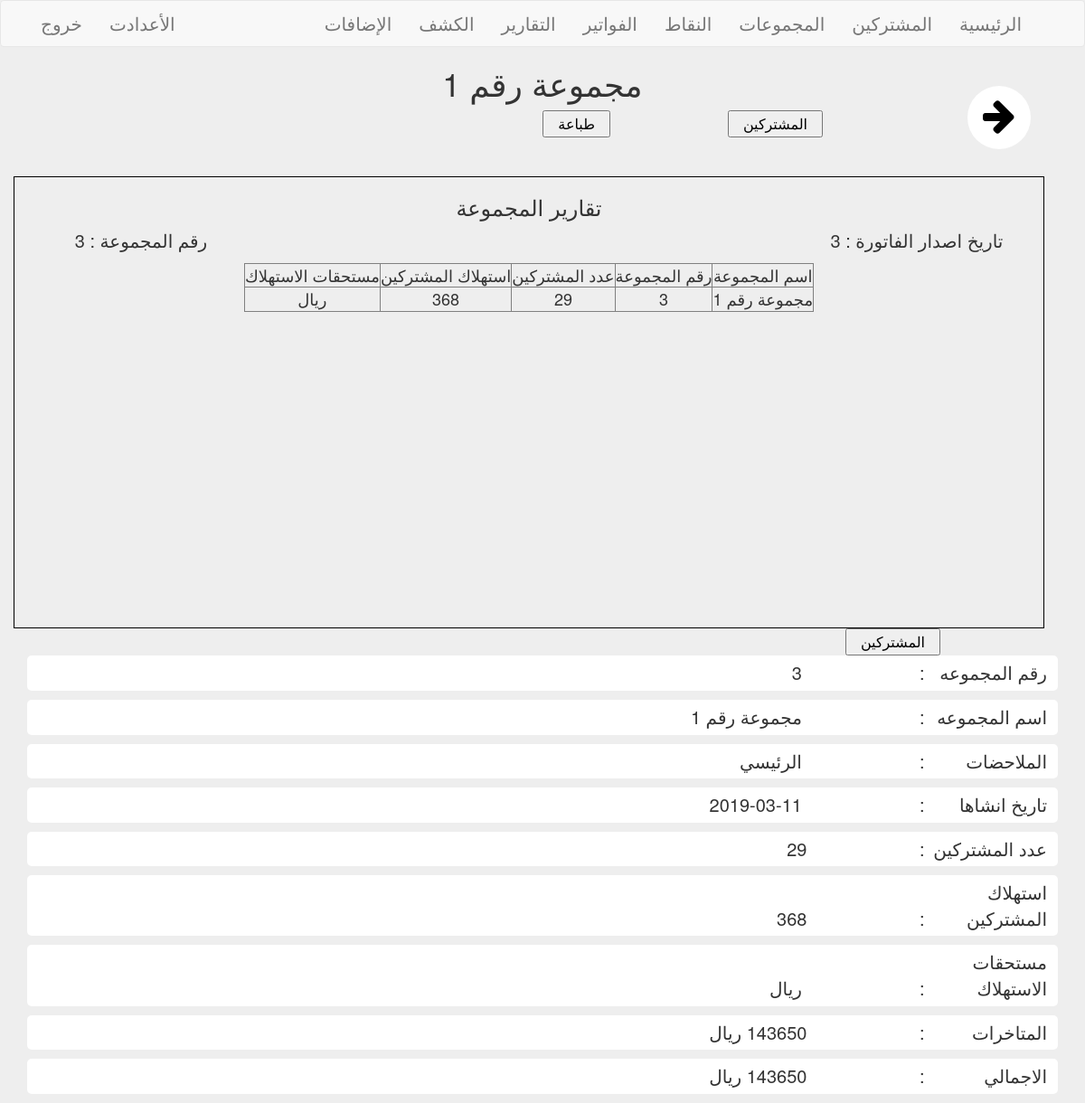
The app's page /groups.php?do=ViewGroup&group_id=30 (signed in) with its own data.
### tables this page shows
CREATE TABLE `groups` (
  `group_id` int(11) NOT NULL,
  `name_group` varchar(255) NOT NULL,
  `num_group` int(11) NOT NULL,
  `group_title` text NOT NULL,
  `date` date NOT NULL,
  `groupuser` int(11) NOT NULL
);

### groups.php (the view, shortened to what this page needs)
<?php
	if(isset($_SESSION['userhome'])) {
    include "ini.ttf";
    $do = isset($_GET["do"]) ? $_GET["do"] : 'Manage';
    $sort = $_GET["sort"];
    $usernow = $_SESSION["login"];
    if ( $do == "Manage" ){
        if ( !isset($_GET["seargrou"]) ) {
            $stmt = $con->prepare("SELECT * FROM `groups` WHERE  groupuser = ?");
            $stmt->execute(array($usernow));
            $rows = $stmt->fetchAll();
        }else {
            $input = $_GET["seargrou"];
            $typesear = " groupuser = " . $usernow . " AND " . $_GET["typesear"];
            $memname = search("*","`groups`", $typesear, "'%$input%'","ORDER BY group_id $sort");
            $rows = $memname->fetchAll();
        }
        echo "<div class='container'>";
        echo "<div class='all-btns'>";
            echo "<a href='?do=Addgroup' class='btn btn-primary btn-root'>إضافة مجموعة</a>";
            echo "<div class='search'>";
                echo "<form action='?do=searchphoto' method='GET'>";
                    echo "<input type='search' value='". $input ."' name='seargrou' placeholder='بحث في ...' class='form-control search' />"; ?>
                    <select class='btn btn-success' name='typesear'>
                        <option value='name_group'>اسم المجموعة</option>
                        <option <?php if ( $_GET["typesear"] == "num_group" ) { echo "selected"; } ?> value='num_group'>رقم المجموعة</option>
                    </select>
                </form>
                <?php
            echo "</div>"; ?>
            <div class='pull-left sort'>
                <span>ترتيب : </span>
                    <a <?php if( isset($_GET["seargrou"]) ) {echo "href='?seargrou=" . $input . "&typesear=" . $typesear . "&sort=DESC'";} else { echo "href='?sort=DESC'"; } ?> class='<?php if (isset($sort) && $sort == "DESC"){echo "color";} ?>'>تنازلي</a> |
                    <a <?php if( isset($_GET["seargrou"]) ) {echo "href='?seargrou=" . $input . "&typesear=" . $typesear . "&sort=ASC'";} else { echo "href='?sort=ASC'"; } ?> class='<?php if (isset($sort) && $sort == "ASC"){echo "color";}elseif (!isset($sort) && $sort !== "ASC"){ echo "color";  }?>'>تصاعدي</a>
                <?php
            echo "</div>";
            echo "</div>";
        echo "</div>";
        if ( isset($_GET["seargrou"])) {
        $rowcounts = $memname->rowCount();
        if ( $rowcounts > 0 ) {
        echo "<div class='data-members'>";
            echo "<table ='table-responsive text-center'>";
                    echo "<tr>";
                        echo "<td>دليل المجموعة</td>";
                        echo "<td>اسم المجموعة</td>";
                        echo "<td>رقم المجموعة</td>";
                        echo "<td>تاريخ الإضافة</td>";
                        echo "<td>عدد المشتركين</td>";
                        echo "<td>التحكم</td>";
                    echo "</tr>";
                    foreach ( $rows as $row ) {
                        $mem_group = $row["group_id"];
                        $stmt = $con->prepare("SELECT * FROM `mem-shr` WHERE mem_group = ?");
                        $stmt->execute(array($mem_group));
                        $rowmem = $stmt->rowCount();
                        echo "<tr>";
                            echo "<td>" . $row["group_id"] . "</td>";
                            if ( isset($_GET["group_id"]) && $_GET["group_id"]   == $row["group_id"] ){
                                echo "<td id='". $row["group_id"] ."'><a  class='red' href='?do=ViewGroup&group_id=" .  $row["group_id"] . "'>" . $row["name_group"] . "</a></td>";
                            }else {
                                echo "<td><a href='?do=ViewGroup&group_id=" .  $row["group_id"] . "'>" . $row["name_group"] . "</a></td>";
                            }
                            echo "<td>" . $row["num_group"] . "</td>";
                            echo "<td>" . $row["date"] . "</td>";
                            echo "<td>" . $rowmem . "</td>";
                            echo "<td><a href='?do=Deletegroup&group_id=". $row["group_id"] ."' class='text-danger confirm'> حذف </a><a href='?do=Editgroup&group_id=" . $row["group_id"] . "' class='text-success'> تعديل </a></td>";
                        echo "</tr>";
                    }
                }else {
                    echo "<h1 class='text-center'>لا يوجد اي نتائج</h1>";
                }
                    echo '<div class="rowcount">عدد النتائج : '. $rowcounts .'</div>';
            }
                    if ( !isset($_GET["seargrou"]) ) {
                        echo "<div class='data-members'>";
                            echo "<table ='table-responsive text-center'>";
                                    echo "<tr>";
                                        echo "<td>دليل المجموعة</td>";
                                        echo "<td>اسم المجموعة</td>";
                                        echo "<td>رقم المجموعة</td>";
                                        echo "<td>تاريخ الإضافة</td>";
                                        echo "<td>عدد المشتركين</td>";
                                        echo "<td>التحكم</td>";
                                    echo "</tr>";
                                    foreach ( $rows as $row ) {
                                        $mem_group = $row["group_id"];
                                        $stmt = $con->prepare("SELECT * FROM `mem-shr` WHERE mem_group = ?");
                                        $stmt->execute(array($mem_group));
                                        $rowmem = $stmt->rowCount();
                                        echo "<tr>";
                                            echo "<td>" . $row["group_id"] . "</td>";
                                            if ( isset($_GET["group_id"]) && $_GET["group_id"]   == $row["group_id"] ){
                                                echo "<td id='". $row["group_id"] ."'><a  class='red' href='?do=ViewGroup&group_id=" .  $row["group_id"] . "'>" . $row["name_group"] . "</a></td>";
                                            }else {
                                                echo "<td><a href='?do=ViewGroup&group_id=" .  $row["group_id"] . "'>" . $row["name_group"] . "</a></td>";
                                            }
                                            echo "<td>" . $row["num_group"] . "</td>";
                                            echo "<td>" . $row["date"] . "</td>";
                                            echo "<td>" . $rowmem . "</td>";
                                            echo "<td><a href='?do=Deletegroup&group_id=". $row["group_id"] ."' class='text-danger confirm'> حذف </a><a href='?do=Editgroup&group_id=" . $row["group_id"] . "' class='text-success'> تعديل </a></td>";
                                        echo "</tr>";
                                    }
                                }
                echo "</table>";
        echo "</div>";
    }elseif ( $do == "ViewGroup" ) {
        $group_id = $_GET["group_id"];
        $stmt = $con->prepare("SELECT * FROM `mem-shr` WHERE mem_group = ?");
        $stmt->execute(array($group_id));
        $rowmem = $stmt->rowCount();
        $select = $con->prepare("SELECT * FROM `groups` WHERE groupuser = ? AND group_id = ?");
        $select->execute(array($usernow,$group_id));
        $rowcountgroups = $select->rowCount();
        $fetch = $select->fetch();
        $select = $con->prepare("SELECT SUM(relast) AS allrelast,  SUM(renow) AS allrenow  FROM `groups` INNER  JOIN `mem-shr` ON `mem-shr`.`mem_group` = `groups`.`group_id` WHERE mem_group = ? ");
        $select->execute(array($group_id));
        $sumread = $select->fetch();
        $allend = $con->prepare("SELECT SUM(sum_countgo) AS allends, price_going, SUM(shaer) AS shaer FROM `photo` INNER  JOIN `mem-shr` ON `mem-shr`.`sys_id` = `photo`.`sysid_ph` WHERE mem_group = ?");
        $allend->execute(array($group_id));
        $allends = $allend->fetch();
        $give = $con->prepare("SELECT SUM(end_cou) AS allgiveins FROM `ends` INNER  JOIN `mem-shr` ON `mem-shr`.`sys_id` = `ends`.`id_mem` WHERE mem_group = ? AND ends_status = 1");
        $give->execute(array($group_id));
        $togive = $give->fetch();
        $givends = $allends["allends"] - $togive["allgiveins"];
        $sumgroupgoing =  $sumread["allrenow"] - $sumread["allrelast"];
        if ( $rowcountgroups > 0 ) {
        $latest = $givends - $sumgoinshar;
        echo "<h1 class='text-center no-print'>" . $fetch["name_group"] . "</h1>";
        echo "<div class='container' >";
            echo "<a href='?group_id=" . $fetch["group_id"] . "#". $fetch["group_id"] ."' class='no-print btn-back'><i class='fa fa-arrow-right fa-3x'></i></a>";
            echo "<a class='no-print' href='mrmshar.php?groupid=". $fetch["group_id"] ."'><button>المشتركين</button></a>";
            echo "<a class='no-print' onclick='window.print();' href='mrmshar.php?groupid=". $fetch["group_id"] ."'><button>طباعة</button></a>";
            ?>
            <div class="bill-group ">
                <div class="container">
                    <div class="bill">
                        <table border="1" class="text-center">
                            <h3 class="text-center"> تقارير المجموعة </h3>
                            <p class="pull-left"> رقم المجموعة  : <?php echo $fetch["num_group"] ; ?></p>
                            <p> تاريخ اصدار الفاتورة : <?php echo $fetch["num_group"] ; ?></p>
                            <tr>
                                <td>اسم المجموعة</td>
                                <td>رقم المجموعة</td>
                                <td>عدد المشتركين</td>
                                <td>استهلاك المشتركين</td>
                                <td>مستحقات الاستهلاك</td>
                            </tr>
                            <tr>
                            <?php
                                echo "<td>" . $fetch["name_group"] . "</td>";
                                echo "<td>" . $fetch["num_group"] . "</td>";
                                echo "<td>" . $rowmem ."</td>";
                                echo "<td>" .  $sumgroupgoing . "</td>";
                                echo "<td>" .  $sumgoinshar ." ريال </td>";
                            ?>
                            </tr>
                        </table>
                    </div>
                </div>
            </div>
            <?php
            echo "<a class='no-print' href='mrmshar.php?groupid=". $fetch["group_id"] ."'><button>المشتركين</button></a>";
            echo "<div class='detels no-print'>";
                echo "<p> <span>رقم المجموعه</span> <span>:</span> " . $fetch["num_group"] . "</p>";
                echo "<p> <span>اسم المجموعه</span> <span>:</span> " . $fetch["name_group"] . "</p>";
                echo "<p> <span>الملاحضات</span> <span>:</span> " . $fetch["group_title"] . "</p>";
                echo "<p> <span>تاريخ انشاها</span> <span>:</span> " . $fetch["date"] . "</p>";
                echo "<p> <span>عدد المشتركين</span> <span>:</span>" . $rowmem ."</p>";
                echo "<p> <span>استهلاك المشتركين</span> <span>:</span>" .  $sumgroupgoing . "</p>";
                echo "<p> <span> مستحقات الاستهلاك</span> <span>:</span>" .  $sumgoinshar ." ريال </p>";
                echo "<p> <span>المتاخرات</span> <span>:</span>" .  $latest  ." ريال </p>";
                echo "<p> <span>الاجمالي</span> <span>:</span>" .  $givends ." ريال </p>";
            echo "</div>";
        echo "</div>";
    }else {
        header("location: ?");
    }
    }elseif ( $do == "Deletegroup" ) {
        $group_id = $_GET["group_id"];
        $stmt = $con->prepare("DELETE FROM `groups` WHERE `group_id` = ?");
        $stmt->execute(array($group_id));
        header("location: groups.php");
        echo "<h1 class='text-center'>تم حذف المجموعة بنجاح</h1>";
    }
    include "footer.php";
} else {
    header("location:index.php");
	exit();
}

### data/wsc/style.css (style rules this page uses)
* { box-sizing: border-box; }
body { padding: 0; margin: 0; background: #eee }
tr { text-align: center; }
td, th { padding: 0; }
.bill-group .bill { border: 1px solid #000; height: 500px }
.bill-group .bill table { text-align: center; margin:0 auto; }
.bill-group .bill p { font-size: 20px; min-width: 280px; display: inline-block; text-align: center }
.bill-group .bill table td { font-size: 18px; min-width: 100px; }

### data/wsc/ara.css (style rules this page uses)
.btn-back i { background: #fff; padding: 8px; border-radius: 50%; width: 70px; height: 70px; color: #000; text-align: center; line-height: 51px; font-weight: -24021; margin: 30px; cursor: pointer; margin-top: -50px }
.detels p { background: #FFF; padding: 5px 12px; font-size: 20px; border-radius: 5px; }
.detels p span { display: inline-block; width: 130px }
button { margin-right: 130px; font-size: 16px; padding: 2px 15px; color: #000 }

### records on screen
groups: name_group "مجموعة رقم 1", num_group "3", group_title "الرئيسي", date "2019-03-11"

### other values on screen
$rowmem "29"
$sumgroupgoing "368"
